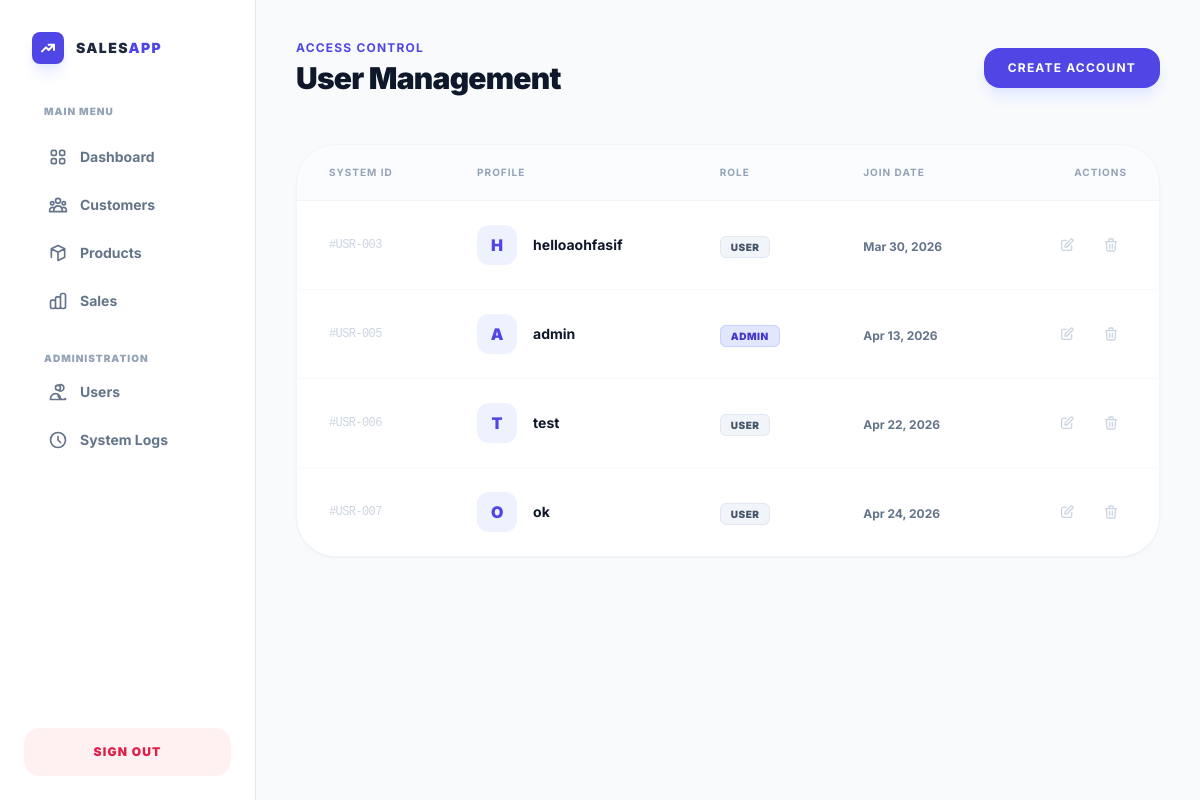
Screenshot of /users.php (signed in) with the database file from the repository.
### tables this page shows
CREATE TABLE `users` (
  `id` int(11) NOT NULL,
  `username` varchar(50) NOT NULL,
  `password_bcrypt` varchar(255) NOT NULL,
  `password_sha256` char(64) DEFAULT NULL,
  `role` varchar(20) DEFAULT 'user',
  `created_at` timestamp NOT NULL DEFAULT current_timestamp()
);

### users.php (the view, shortened to what this page needs)
<?php
require 'db.php';
if (!function_exists('h')) {
    function h($str) {
        return htmlspecialchars($str ?? '', ENT_QUOTES, 'UTF-8');
    }
}
$users_result = $conn->query("SELECT id, username, role, created_at FROM users ORDER BY id ASC");
?>
<!DOCTYPE html>
<html lang="en">
<head>
    <script src="https://cdn.tailwindcss.com"></script>
</head>
<body class="bg-[#F8FAFC] text-slate-900 flex">
    <aside class="w-64 h-screen bg-white border-r border-slate-200 fixed left-0 top-0 flex flex-col z-50">
        <div class="p-8">
            <div class="flex items-center space-x-3 mb-10">
                <div class="w-8 h-8 bg-indigo-600 rounded-lg flex items-center justify-center shadow-lg shadow-indigo-100">
                    <svg class="w-4 h-4 text-white" fill="none" stroke="currentColor" viewBox="0 0 24 24"><path stroke-linecap="round" stroke-linejoin="round" stroke-width="3" d="M13 7h8m0 0v8m0-8l-8 8-4-4-6 6"></path></svg>
                </div>
                <span class="text-sm font-black tracking-widest text-slate-800 uppercase">Sales<span class="text-indigo-600">App</span></span>
            </div>
            <nav class="space-y-1">
                <p class="text-[10px] font-black text-slate-400 uppercase tracking-widest mb-4 ml-3">Main Menu</p>
                <a href="admin.php" class="flex items-center space-x-3 px-4 py-3 rounded-xl text-slate-500 hover:bg-slate-50 transition-all">
                    <span class="text-sm font-bold">Dashboard</span>
                </a>
                <a href="customers.php" class="flex items-center space-x-3 px-4 py-3 rounded-xl text-slate-500 hover:bg-slate-50 transition-all">
                    <span class="text-sm font-bold">Customers</span>
                </a>
                   <a href="products.php" class="flex items-center space-x-3 px-4 py-3 rounded-xl text-slate-500 hover:bg-slate-50 transition-all">
                    <svg class="w-5 h-5" fill="none" stroke="currentColor" viewBox="0 0 24 24"><path stroke-linecap="round" stroke-linejoin="round" stroke-width="2" d="M20 7l-8-4-8 4m16 0l-8 4m8-4v10l-8 4m-8-4V7m8 4v10M4 7l8 4"></path></svg>
                    <span class="text-sm font-bold">Products</span>
                </a>
                <a href="sales.php" class="flex items-center space-x-3 px-4 py-3 rounded-xl text-slate-500 hover:bg-slate-50 transition-all">
                    <span class="text-sm font-bold">Sales</span>
                </a>
    <?php if (isset($_SESSION['role']) && strtolower($_SESSION['role']) === 'admin'): ?>
         <p class="text-[10px] font-black text-slate-400 uppercase tracking-widest pt-6 mb-4 ml-3">Administration</p>
       <a href="users.php" class="flex items-center space-x-3 px-4 py-3 rounded-xl text-slate-500 hover:bg-slate-50 transition-all">
                    <svg class="w-5 h-5" fill="none" stroke="currentColor" viewBox="0 0 24 24"><path stroke-linecap="round" stroke-linejoin="round" stroke-width="2" d="M12 4.354a4 4 0 110 5.292M15 21H3v-1a6 6 0 0112 0v1zm0 0h6v-1a6 6 0 01-9-3.375M15 6.75a3 3 0 11-6 0 3 3 0 016 0z"></path></svg>
                    <span class="text-sm font-bold">Users</span>
                </a>
                <a href="logs.php" class="flex items-center space-x-3 px-4 py-3 rounded-xl text-slate-500 hover:bg-slate-50 transition-all">
                    <svg class="w-5 h-5" fill="none" stroke="currentColor" viewBox="0 0 24 24"><path stroke-linecap="round" stroke-linejoin="round" stroke-width="2" d="M12 8v4l3 3m6-3a9 9 0 11-18 0 9 9 0 0118 0z"></path></svg>
                    <span class="text-sm font-bold">System Logs</span>
                </a>
    <?php endif; ?>
            </nav>
        </div>
        <div class="mt-auto p-6">
            <a href="logout.php" class="flex items-center justify-center space-x-2 px-4 py-4 rounded-2xl bg-rose-50 text-rose-600 text-xs font-black uppercase tracking-widest hover:bg-rose-100 transition-all">
                <span>Sign Out</span>
            </a>
        </div>
    </aside>
    <main class="flex-1 ml-64 p-10 min-h-screen">
        <header class="flex justify-between items-center mb-12">
            <div>
                <p class="text-indigo-600 font-bold text-xs uppercase tracking-widest mb-1">Access Control</p>
                <h1 class="text-3xl font-black text-slate-900 tracking-tight">User Management</h1>
            </div>
            <a href="register.php" class="bg-indigo-600 text-white px-6 py-3 rounded-2xl font-bold text-xs uppercase tracking-widest hover:bg-indigo-700 transition shadow-lg shadow-indigo-100">
                Create Account
            </a>
        </header>
        <div class="bg-white rounded-[2.5rem] shadow-sm border border-slate-100 overflow-hidden">
            <table class="w-full">
                <thead class="bg-slate-50/50 text-[10px] text-slate-400 font-black uppercase tracking-widest border-b border-slate-100">
                    <tr>
                        <th class="px-8 py-5 text-left">System ID</th>
                        <th class="px-8 py-5 text-left">Profile</th>
                        <th class="px-8 py-5 text-left">Role</th>
                        <th class="px-8 py-5 text-left">Join Date</th>
                        <th class="px-8 py-5 text-right">Actions</th>
                    </tr>
                </thead>
                <tbody class="divide-y divide-slate-50">
                    <?php if($users_result && $users_result->num_rows > 0): ?>
                        <?php while($user = $users_result->fetch_assoc()): ?>
                        <tr class="hover:bg-slate-50 transition-colors">
                            <td class="px-8 py-6 text-xs font-mono text-slate-300 tracking-tighter">
                                #USR-<?= str_pad($user['id'], 3, '0', STR_PAD_LEFT) ?>
                            </td>
                            <td class="px-8 py-6">
                                <div class="flex items-center space-x-4">
                                    <div class="w-10 h-10 bg-indigo-50 rounded-xl flex items-center justify-center text-indigo-600 font-black">
                                        <?= strtoupper(substr($user['username'], 0, 1)) ?>
                                    </div>
                                    <span class="text-sm font-bold text-slate-900"><?= h($user['username']) ?></span>
                                </div>
                            </td>
                            <td class="px-8 py-6">
                                <?php if(strtolower($user['role']) === 'admin'): ?>
                                    <span class="text-[10px] font-black bg-indigo-100 text-indigo-700 px-2.5 py-1 rounded-md uppercase tracking-wider border border-indigo-200">
                                        Admin
                                    </span>
                                <?php else: ?>
                                    <span class="text-[10px] font-black bg-slate-100 text-slate-600 px-2.5 py-1 rounded-md uppercase tracking-wider border border-slate-200">
                                        User
                                    </span>
                                <?php endif; ?>
                            </td>
                            <td class="px-8 py-6">
                                <span class="text-xs font-bold text-slate-500">
                                    <?= date('M d, Y', strtotime($user['created_at'])) ?>
                                </span>
                            </td>
                            <td class="px-8 py-6 text-right">
                                <div class="flex justify-end space-x-3">
                                    <a href="edit_user.php?id=<?= $user['id'] ?>" class="p-2 text-slate-300 hover:text-indigo-600 transition-colors" title="Edit User">
                                        <svg class="w-4 h-4" fill="none" stroke="currentColor" viewBox="0 0 24 24"><path stroke-linecap="round" stroke-linejoin="round" stroke-width="2" d="M11 5H6a2 2 0 00-2 2v11a2 2 0 002 2h11a2 2 0 002-2v-5m-1.414-9.414a2 2 0 112.828 2.828L11.828 15H9v-2.828l8.586-8.586z"></path></svg>
                                    </a>
                                    <a href="users.php?delete_id=<?= $user['id'] ?>"
                                       onclick="return confirm('Are you sure you want to permanently delete user: <?= h($user['username']) ?>?');"
                                       class="p-2 text-slate-300 hover:text-rose-600 transition-colors"
                                       title="Delete User">
                                        <svg class="w-4 h-4" fill="none" stroke="currentColor" viewBox="0 0 24 24"><path stroke-linecap="round" stroke-linejoin="round" stroke-width="2" d="M19 7l-.867 12.142A2 2 0 0116.138 21H7.862a2 2 0 01-1.995-1.858L5 7m5 4v6m4-6v6m1-10V4a1 1 0 00-1-1h-4a1 1 0 00-1 1v3M4 7h16"></path></svg>
                                    </a>
                                </div>
                            </td>
                        </tr>
                        <?php endwhile; ?>
                    <?php endif; ?>
                </tbody>
            </table>
        </div>
    </main>
</body>
</html>

### users.php (style rules this page uses)
body { font-family: 'Inter', sans-serif; }

### rows the page displays
users: id "003", username "H", username "helloaohfasif", role "USER", created_at "Mar 30, 2026"
users: id "005", username "A", username "admin", role "ADMIN", created_at "Apr 13, 2026"
users: id "006", username "T", username "test", role "USER", created_at "Apr 22, 2026"
users: id "007", username "O", username "ok", role "USER", created_at "Apr 24, 2026"
